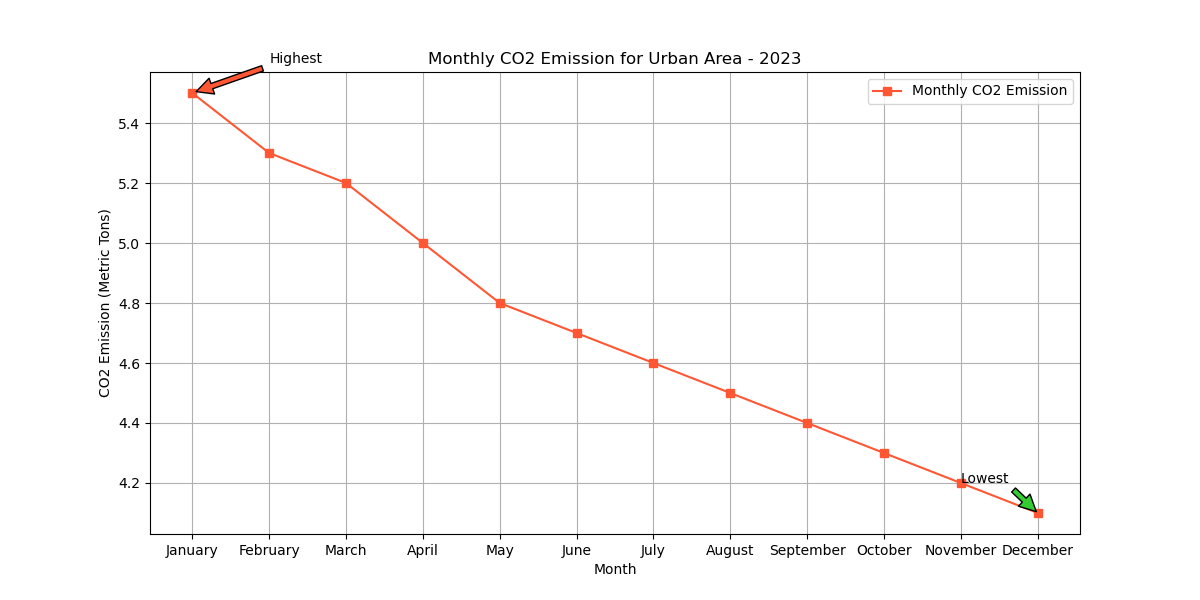

Write Python code to recreate this figure.

import matplotlib.pyplot as plt

# Data points
months = ["January", "February", "March", "April", "May", "June", "July",
          "August", "September", "October", "November", "December"]
co2_emission = [5.5, 5.3, 5.2, 5.0, 4.8, 4.7, 4.6, 4.5, 4.4, 4.3, 4.2, 4.1]

# Creating the line chart
plt.figure(figsize=(12, 6))  # Change the width and height of the chart
plt.plot(months, co2_emission, marker='s', color='#ff5733', label='Monthly CO2 Emission')  # Specific color code

# Annotation for the highest and lowest emission months
plt.annotate('Highest', xy=('January', 5.5), xytext=('February', 5.6),
             arrowprops=dict(facecolor='#ff5733', shrink=0.05))
plt.annotate('Lowest', xy=('December', 4.1), xytext=('November', 4.2),
             arrowprops=dict(facecolor='#33cc33', shrink=0.05))

# Adding the x-axis label, y-axis label, title, legend, and grid
plt.xlabel('Month')
plt.ylabel('CO2 Emission (Metric Tons)')
plt.title('Monthly CO2 Emission for Urban Area - 2023')
plt.legend(loc='upper right')
plt.grid(True)

# Display the chart
plt.show()
